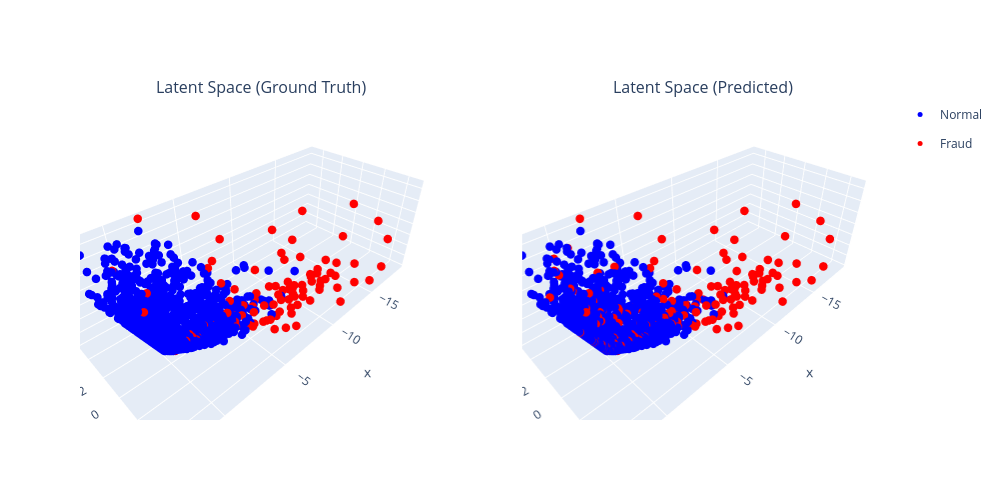

Notebook source saved alongside this figure:
### Code cell
plot_latent_space_3d(
    embeddings=embeddings,
    y_test=y_test,
    y_pred=y_pred,
    index_df=test_df,        # DataFrame to use for hover info
    hover_col='sales_id'     # column in test_df to display on hover
)

### Figure 1 — Plotly figure (JSON) as saved in the notebook; plotly's stock layout.template omitted (floating-point values rounded to 4 significant figures; data arrays with more than 128 entries replaced by an {"elided": "..."} marker saying what was removed)
{"data": [{"hoverinfo": "text+name", "hovertext": {"elided": "1905 str values"}, "legendgroup": "Normal", "marker": {"color": "blue", "size": 5}, "mode": "markers", "name": "Normal", "scene": "scene", "showlegend": true, "type": "scatter3d", "x": {"elided": "1905 float values"}, "y": {"elided": "1905 float values"}, "z": {"elided": "1905 float values"}}, {"hoverinfo": "text+name", "hovertext": ["8479 (Class: Fraud)", "3067 (Class: Fraud)", "9337 (Class: Fraud)", "8144 (Class: Fraud)", "2736 (Class: Fraud)", "932 (Class: Fraud)", "1425 (Class: Fraud)", "1348 (Class: Fraud)", "9841 (Class: Fraud)", "6959 (Class: Fraud)", "9164 (Class: Fraud)", "3649 (Class: Fraud)", "2906 (Class: Fraud)", "675 (Class: Fraud)", "4203 (Class: Fraud)", "6227 (Class: Fraud)", "3803 (Class: Fraud)", "2636 (Class: Fraud)", "2109 (Class: Fraud)", "7543 (Class: Fraud)", "5365 (Class: Fraud)", "2733 (Class: Fraud)", "4743 (Class: Fraud)", "5443 (Class: Fraud)", "8909 (Class: Fraud)", "9762 (Class: Fraud)", "5944 (Class: Fraud)", "6839 (Class: Fraud)", "6559 (Class: Fraud)", "1638 (Class: Fraud)", "9978 (Class: Fraud)", "2963 (Class: Fraud)", "5975 (Class: Fraud)", "5334 (Class: Fraud)", "5898 (Class: Fraud)", "2836 (Class: Fraud)", "4462 (Class: Fraud)", "3443 (Class: Fraud)", "6378 (Class: Fraud)", "6292 (Class: Fraud)", "3714 (Class: Fraud)", "9972 (Class: Fraud)", "5402 (Class: Fraud)", "2200 (Class: Fraud)", "1954 (Class: Fraud)", "5711 (Class: Fraud)", "8086 (Class: Fraud)", "3059 (Class: Fraud)", "4699 (Class: Fraud)", "5459 (Class: Fraud)", "2503 (Class: Fraud)", "2803 (Class: Fraud)", "1171 (Class: Fraud)", "8427 (Class: Fraud)", "1996 (Class: Fraud)", "1800 (Class: Fraud)", "3055 (Class: Fraud)", "1466 (Class: Fraud)", "518 (Class: Fraud)", "4036 (Class: Fraud)", "3846 (Class: Fraud)", "810 (Class: Fraud)", "5344 (Class: Fraud)", "7633 (Class: Fraud)", "2122 (Class: Fraud)", "464 (Class: Fraud)", "2460 (Class: Fraud)", "8929 (Class: Fraud)", "261 (Class: Fraud)", "6326 (Class: Fraud)", "8132 (Class: Fraud)", "411 (Class: Fraud)", "3696 (Class: Fraud)", "475 (Class: Fraud)", "4840 (Class: Fraud)", "1011 (Class: Fraud)", "8516 (Class: Fraud)", "3402 (Class: Fraud)", "4966 (Class: Fraud)", "7295 (Class: Fraud)", "9768 (Class: Fraud)", "412 (Class: Fraud)", "6117 (Class: Fraud)", "2798 (Class: Fraud)", "9777 (Class: Fraud)", "1715 (Class: Fraud)", "6051 (Class: Fraud)", "7225 (Class: Fraud)", "5286 (Class: Fraud)", "8616 (Class: Fraud)", "8458 (Class: Fraud)", "9129 (Class: Fraud)", "8160 (Class: Fraud)", "3506 (Class: Fraud)", "1440 (Class: Fraud)"], "legendgroup": "Fraud", "marker": {"color": "red", "size": 5}, "mode": "markers", "name": "Fraud", "scene": "scene", "showlegend": true, "type": "scatter3d", "x": [-14.9, -11.6, -4.277, -11.06, -3.028, -7.195, -10.2, -1.549, -15.22, -7.413, -10.99, -5.265, -5.137, -6.432, -8.534, -0.4229, 0.2002, -13.7, -9.042, -6.058, -2.119, -4.301, -7.779, -9.005, -12.78, -11.4, -5.765, -3.605, -11.77, -11.81, -16.56, -4.921, -7.476, -9.827, -6.024, -17.73, -6.307, -9.976, -4.656, -6.552, -6.728, -9.864, -13.22, -8.85, -5.042, -5.519, -12.82, -13.47, -11.0, -6.453, -0.3454, -14.66, -1.73, -6.466, -11.05, -11.05, 0.7146, -7.918, -4.696, -8.269, -9.011, -1.603, -9.473, -6.701, -11.17, -5.518, -12.49, -1.883, -5.878, -8.242, -5.457, -9.219, -2.622, -7.044, -4.879, -9.19, -9.844, -11.2, -18.71, -10.08, -1.158, -10.85, -19.04, 0.2676, -7.057, -8.053, -8.54, -8.024, -7.307, -12.3, -9.497, -5.175, -8.051, -11.79, -4.439], "y": [4.854, 2.269, 0.5908, 2.053, 0.3971, 3.231, -1.059, 0.06834, 1.816, 2.417, 3.053, 1.982, 1.781, 0.9614, 2.242, -2.283, -0.1644, 4.264, 2.174, 2.169, -5.006, 1.374, 1.025, 1.826, 3.113, 2.799, -4.017, 1.195, 4.462, 2.914, 4.796, -0.6783, -0.06939, 2.457, 1.182, 0.8777, 2.247, 0.1152, 0.8302, 2.365, 1.587, 0.5229, -0.7873, 2.799, 1.151, 0.8013, 2.08, 2.643, 2.189, -2.457, 0.1559, 3.498, 0.4778, 2.849, 2.067, 1.021, -3.76, 3.553, -1.692, 1.189, 2.357, 0.2483, 2.75, 0.8531, 2.939, -0.02594, 2.859, 0.4017, 1.445, 2.72, 1.916, 1.955, 0.1857, 2.457, 0.177, 1.524, 3.137, 0.04939, 3.878, 2.136, 0.2103, 2.405, 2.605, -1.696, 2.356, 1.672, 1.645, 1.966, 1.919, 3.723, 1.877, -1.815, 2.951, 2.147, 1.133], "z": [-0.1322, 0.9246, 0.6752, 1.006, 0.3514, -0.8879, 3.83, 0.2991, 2.356, -0.06956, 0.1728, -0.2821, -0.2088, 0.7226, 0.2474, 2.943, 0.006847, 0.0298, 0.4176, -0.2519, 6.379, -0.03885, 1.154, 0.6626, 0.5072, 0.6092, 5.548, -0.1887, -0.5878, 0.6179, 0.2877, 2.086, 2.169, 0.4223, 0.5035, 3.911, -0.2662, 2.489, 0.3413, -0.2737, 0.4033, 2.146, 4.344, -0.1154, 0.316, 0.6871, 1.425, 1.12, 0.8769, 4.085, -0.1994, 0.8715, 0.008986, -0.7725, 1.023, 2.05, 4.478, -0.9849, 2.927, 0.9938, 0.2943, 0.1701, 0.2448, 1.069, 0.3849, 1.602, 0.7992, 0.06083, 0.2465, -0.03554, -0.2034, 0.684, 0.41, -0.1888, 1.082, 1.049, -0.1079, 3.031, 1.462, 0.6039, 0.1071, 0.6525, 2.506, 2.216, -0.2189, 0.6284, 0.7394, 0.3466, 0.3395, -0.01744, 0.7643, 3.211, -0.3075, 1.142, 0.1274]}, {"hoverinfo": "text+name", "hovertext": {"elided": "1809 str values"}, "legendgroup": "Normal", "marker": {"color": "blue", "size": 5}, "mode": "markers", "name": "Normal", "scene": "scene2", "showlegend": false, "type": "scatter3d", "x": {"elided": "1809 float values"}, "y": {"elided": "1809 float values"}, "z": {"elided": "1809 float values"}}, {"hoverinfo": "text+name", "hovertext": {"elided": "191 str values"}, "legendgroup": "Fraud", "marker": {"color": "red", "size": 5}, "mode": "markers", "name": "Fraud", "scene": "scene2", "showlegend": false, "type": "scatter3d", "x": {"elided": "191 float values"}, "y": {"elided": "191 float values"}, "z": {"elided": "191 float values"}}], "layout": {"annotations": [{"font": {"size": 16}, "showarrow": false, "text": "Latent Space (Ground Truth)", "x": 0.225, "xanchor": "center", "xref": "paper", "y": 1, "yanchor": "bottom", "yref": "paper"}, {"font": {"size": 16}, "showarrow": false, "text": "Latent Space (Predicted)", "x": 0.775, "xanchor": "center", "xref": "paper", "y": 1, "yanchor": "bottom", "yref": "paper"}], "height": 500, "scene": {"domain": {"x": [0, 0.45], "y": [0, 1]}}, "scene2": {"domain": {"x": [0.55, 1], "y": [0, 1]}}, "width": 1000}}
